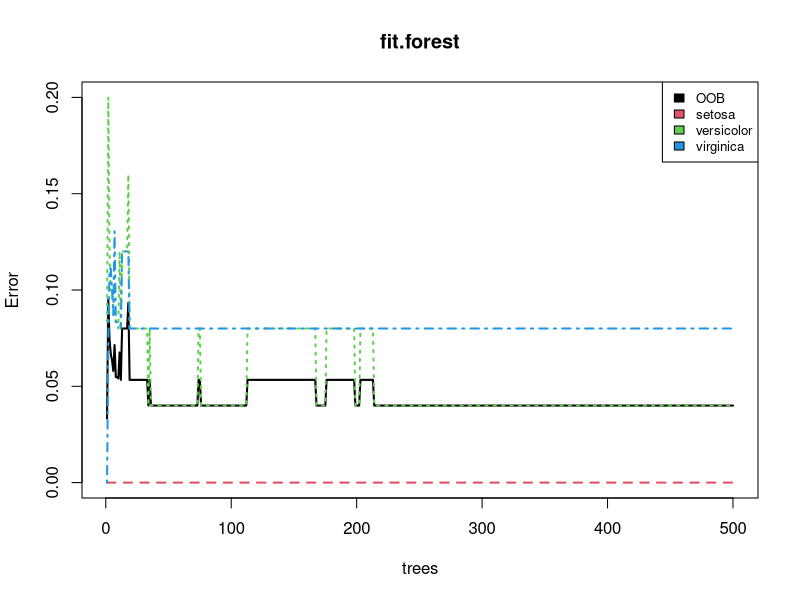
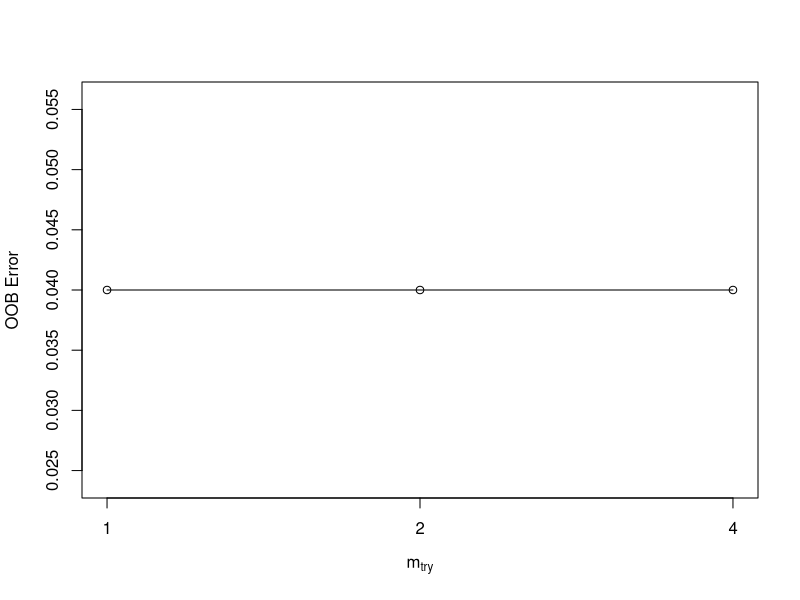
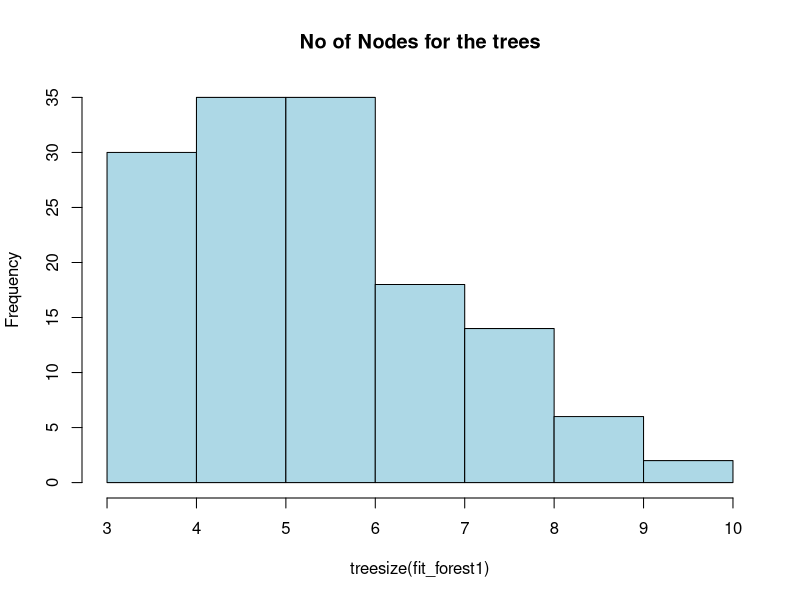
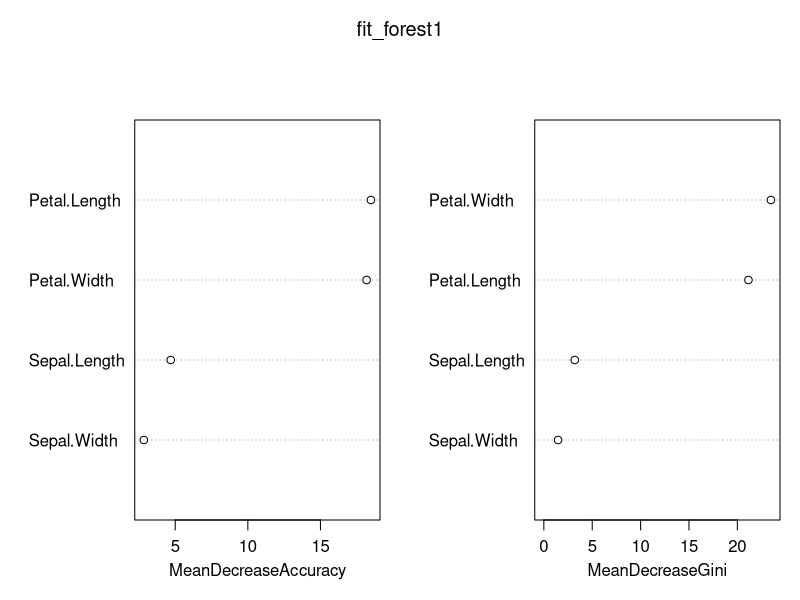
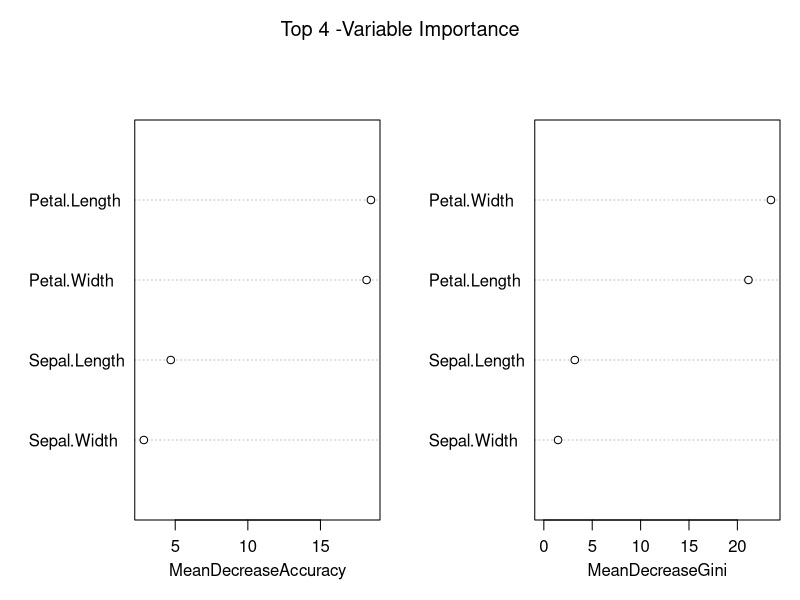
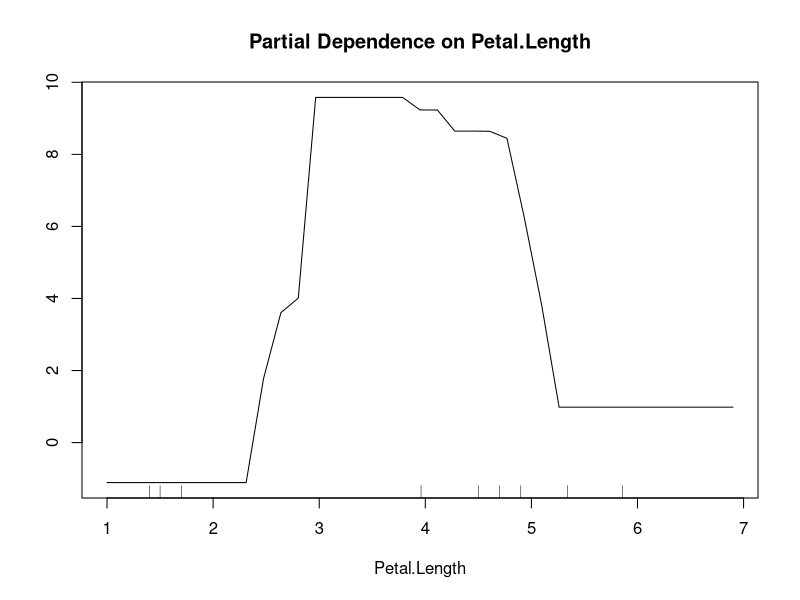
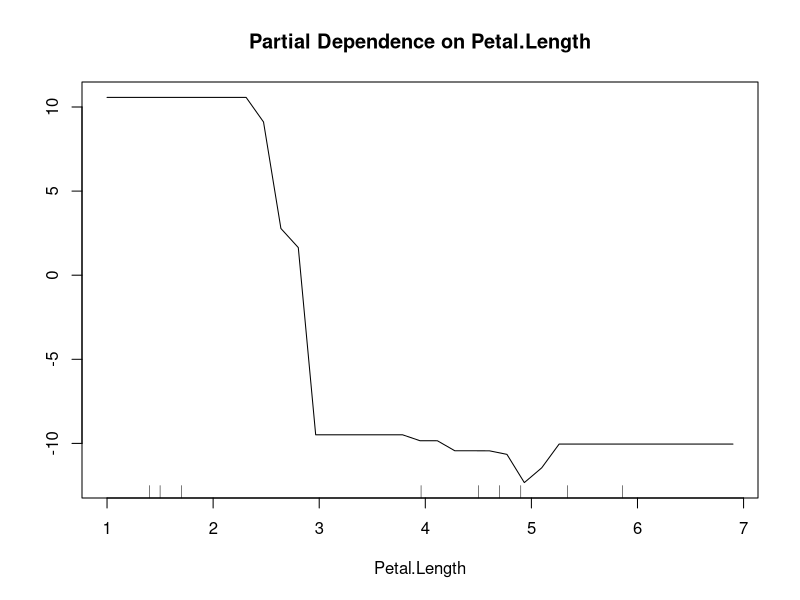
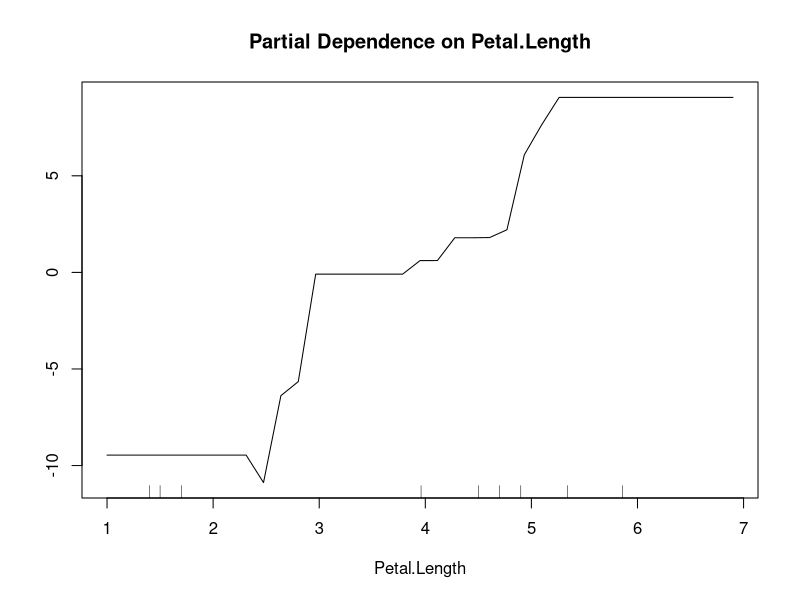

These charts were generated, in order, by the following R code:
install.packages("randomForest")
library(randomForest)
data(iris)
View(iris)

# splitting the data based on species 
iris_setosa<-iris[iris$Species=="setosa",] 
iris_versicolor <- iris[iris$Species=="versicolor",] 
iris_virginica <- iris[iris$Species=="virginica",] 
iris_train <- rbind(iris_setosa[1:25,],iris_versicolor[1:25,],iris_virginica[1:25,])
iris_test <- rbind(iris_setosa[26:50,],iris_versicolor[26:50,],iris_virginica[26:50,])

# Building a random forest model on training data 
fit.forest <- randomForest(Species~.,data=iris_train, na.action=na.roughfix,importance=TRUE)
# Training accuracy 
mean(iris_train$Species==predict(fit.forest,iris_train)) 

# Prediction of train data
pred_train <- predict(fit.forest,iris_train)
library(caret)


# Confusion Matrix
confusionMatrix(iris_train$Species, pred_train)


# Predicting test data 
pred_test <- predict(fit.forest,newdata=iris_test)
mean(pred_test==iris_test$Species) # Accuracy = 94.6 % 


# Confusion Matrix 
confusionMatrix(iris_test$Species, pred_test)

# Visualization 
plot(fit.forest,lwd=2)
legend("topright", colnames(fit.forest$err.rate),col=1:4,cex=0.8,fill=1:4)

# Tune Random Forest Model mtry 
tune <- tuneRF(iris_train[,-5], iris_train[,5], stepFactor = 0.5, plot = TRUE, ntreeTry = 300,
               trace = TRUE, improve = 0.05)

fit_forest1 <- randomForest(Species~., data=iris_train, ntree = 140, mtry = 2, importance = TRUE,
                            proximity = TRUE)
fit_forest1
attributes(fit_forest1)

# train data prediction using the Tuned RF1 model
pred2 <- predict(fit_forest1,iris_train)
pred2
confusionMatrix(pred2,iris_train$Species)

# test data prediction using the Tuned RF1 model
pred3 <- predict(fit_forest1,iris_test)
pred3
confusionMatrix(pred3,iris_test$Species)

hist(treesize(fit_forest1),main = "No of Nodes for the trees", col ="light blue")
# Variable Importance :

varImpPlot(fit_forest1)
varImpPlot(fit_forest1 ,Sort = T, n.var = 4, main = "Top 4 -Variable Importance")

# Quantitative values 
importance(fit_forest1)

varUsed(fit_forest1)
varUsed(fit.forest)

# Partial Dependence Plot 
partialPlot(fit_forest1, iris_train, Petal.Length, "versicolor")
partialPlot(fit_forest1, iris_train, Petal.Length, "setosa")
partialPlot(fit_forest1, iris_train, Petal.Length, "virginica")

# Extract single tree from the forest :
getTree(fit_forest1, 1, labelVar = TRUE)

# Multi Dimension scaling plot of proximity Matrix
MDSplot(fit_forest1, iris$Species)